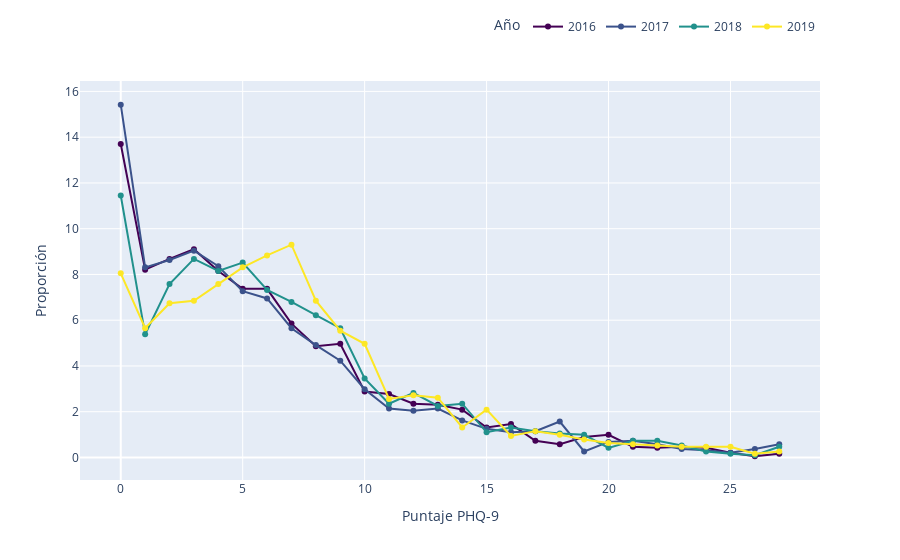

Notebook code cell kept with this figure:
### Code cell
gf_phq_global=(px.line(df_phq_gl,
    x='s11_phq9',
        y='prop',
        color='ola',
        markers=True,
        color_discrete_sequence=['#440154','#3b528b','#21918c','#fde725'],
        labels=dict(prop='Proporción',
                   ola='Año',
                   s11_phq9='Puntaje PHQ-9')).
   update_layout(legend=dict(
    orientation="h",
    yanchor="bottom",
    y=1.1,
    xanchor="right",
    x=1)))
gf_phq_global

### Figure 1 — Plotly figure (JSON) as saved in the notebook; plotly's stock layout.template omitted (floating-point values rounded to 4 significant figures)
{"data": [{"hovertemplate": "Año=2016<br>Puntaje PHQ-9=%{x}<br>Proporción=%{y}<extra></extra>", "legendgroup": "2016", "line": {"color": "#440154", "dash": "solid"}, "marker": {"symbol": "circle"}, "mode": "lines+markers", "name": "2016", "orientation": "v", "showlegend": true, "type": "scatter", "x": [0, 1, 2, 3, 4, 5, 6, 7, 8, 9, 10, 11, 12, 13, 14, 15, 16, 17, 18, 19, 20, 21, 22, 23, 24, 25, 26, 27], "xaxis": "x", "y": [13.7, 8.21, 8.68, 9.1, 8.15, 7.37, 7.37, 5.85, 4.86, 4.97, 2.88, 2.77, 2.35, 2.3, 2.09, 1.31, 1.46, 0.73, 0.58, 0.89, 0.99, 0.47, 0.42, 0.47, 0.42, 0.21, 0.05, 0.16], "yaxis": "y"}, {"hovertemplate": "Año=2017<br>Puntaje PHQ-9=%{x}<br>Proporción=%{y}<extra></extra>", "legendgroup": "2017", "line": {"color": "#3b528b", "dash": "solid"}, "marker": {"symbol": "circle"}, "mode": "lines+markers", "name": "2017", "orientation": "v", "showlegend": true, "type": "scatter", "x": [0, 1, 2, 3, 4, 5, 6, 7, 8, 9, 10, 11, 12, 13, 14, 15, 16, 17, 18, 19, 20, 21, 22, 23, 24, 25, 26, 27], "xaxis": "x", "y": [15.42, 8.31, 8.63, 9.04, 8.36, 7.27, 6.95, 5.65, 4.91, 4.23, 2.98, 2.14, 2.04, 2.14, 1.62, 1.25, 1.1, 1.15, 1.57, 0.26, 0.68, 0.73, 0.58, 0.37, 0.31, 0.21, 0.37, 0.58], "yaxis": "y"}, {"hovertemplate": "Año=2018<br>Puntaje PHQ-9=%{x}<br>Proporción=%{y}<extra></extra>", "legendgroup": "2018", "line": {"color": "#21918c", "dash": "solid"}, "marker": {"symbol": "circle"}, "mode": "lines+markers", "name": "2018", "orientation": "v", "showlegend": true, "type": "scatter", "x": [0, 1, 2, 3, 4, 5, 6, 7, 8, 9, 10, 11, 12, 13, 14, 15, 16, 17, 18, 19, 20, 21, 22, 23, 24, 25, 26, 27], "xaxis": "x", "y": [11.45, 5.38, 7.58, 8.68, 8.15, 8.52, 7.32, 6.8, 6.22, 5.65, 3.45, 2.35, 2.82, 2.25, 2.35, 1.1, 1.31, 1.15, 1.05, 0.99, 0.42, 0.73, 0.73, 0.52, 0.26, 0.16, 0.1, 0.47], "yaxis": "y"}, {"hovertemplate": "Año=2019<br>Puntaje PHQ-9=%{x}<br>Proporción=%{y}<extra></extra>", "legendgroup": "2019", "line": {"color": "#fde725", "dash": "solid"}, "marker": {"symbol": "circle"}, "mode": "lines+markers", "name": "2019", "orientation": "v", "showlegend": true, "type": "scatter", "x": [0, 1, 2, 3, 4, 5, 6, 7, 8, 9, 10, 11, 12, 13, 14, 15, 16, 17, 18, 19, 20, 21, 22, 23, 24, 25, 26, 27], "xaxis": "x", "y": [8.05, 5.65, 6.74, 6.85, 7.58, 8.31, 8.83, 9.3, 6.85, 5.54, 4.97, 2.56, 2.72, 2.61, 1.31, 2.09, 0.94, 1.15, 0.99, 0.78, 0.63, 0.58, 0.52, 0.47, 0.47, 0.47, 0.16, 0.26], "yaxis": "y"}], "layout": {"autosize": true, "legend": {"orientation": "h", "title": {"text": "Año"}, "tracegroupgap": 0, "x": 1, "xanchor": "right", "y": 1.1, "yanchor": "bottom"}, "margin": {"t": 60}, "xaxis": {"anchor": "y", "autorange": true, "domain": [0, 1], "range": [-1.637, 28.64], "title": {"text": "Puntaje PHQ-9"}, "type": "linear"}, "yaxis": {"anchor": "x", "autorange": true, "domain": [0, 1], "range": [-1.145, 16.61], "title": {"text": "Proporción"}, "type": "linear"}}}
